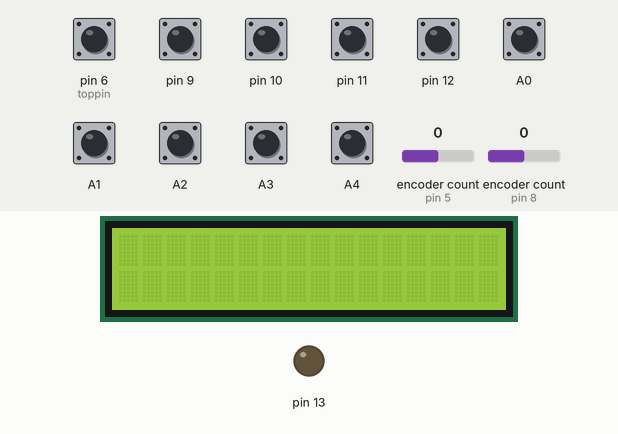
A sketch run on a simulated Arduino Uno, built with avr-gcc and run on an emulated ATmega328P. Parts: 16×2 character LCD, output pins drawn as LEDs (lit = HIGH). The test bench sets the inputs (shaded band); at power-on: A0–4, pin 6 (toppin), pin 9–12 HIGH, encoder count (sensors on pin 5, pin 8) 0.

Above: at 1.2 s.
1.3 s: encoder count (sensor on pin 5) set to 1
At 2.2 s:
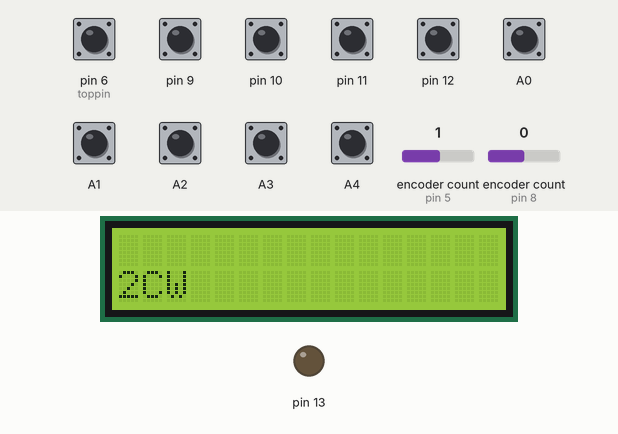
2.8 s: encoder count (sensor on pin 8) set to 1
At 3.4 s:
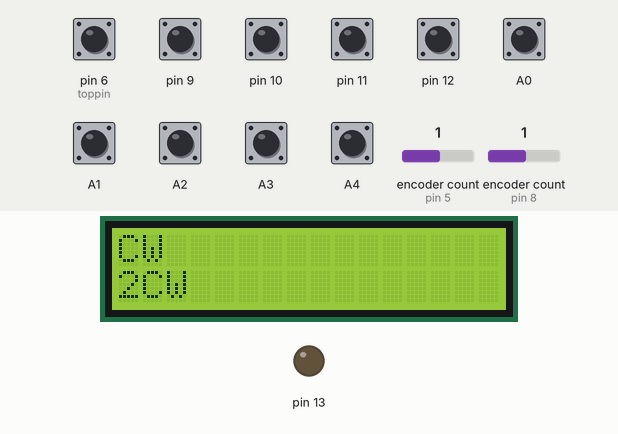
4.3 s: pin 6 (toppin) pulled LOW for 0.15 s
At 4.6 s:
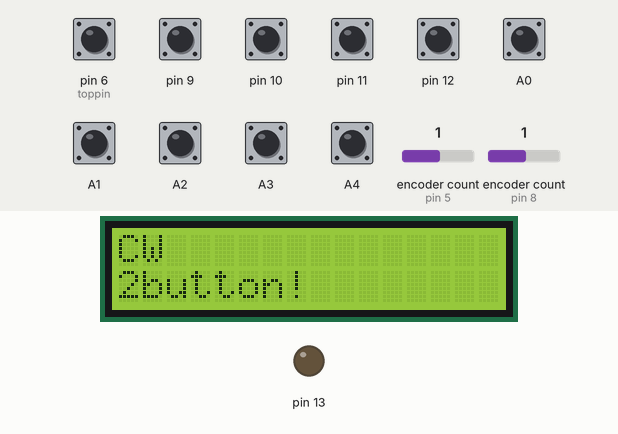
5.9 s: pin 10 pulled LOW for 0.15 s
At 6.5 s:
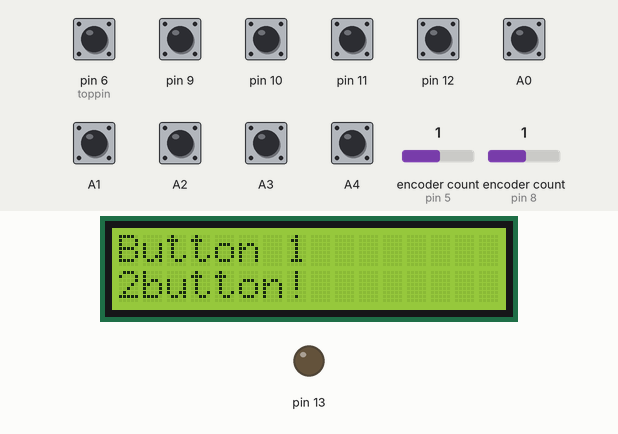
7.5 s: encoder count (sensor on pin 5) set to 2
At 8.1 s:
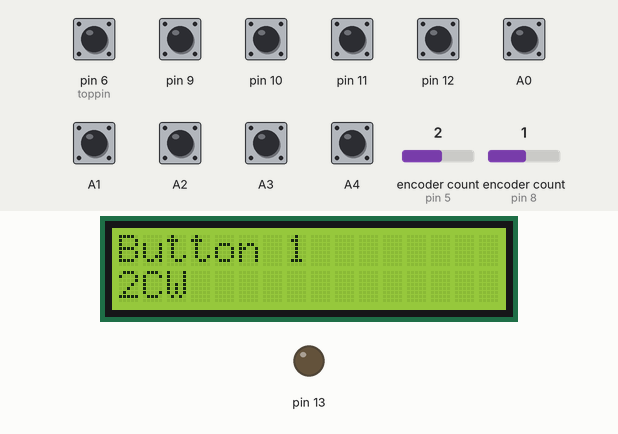
9.0 s: encoder count (sensor on pin 8) set to 0
At 9.3 s:
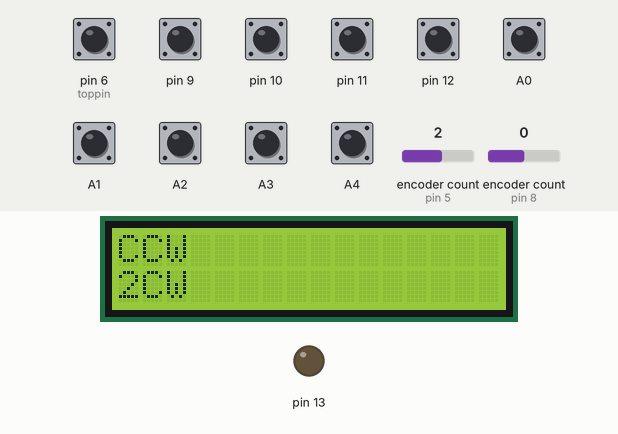
Timing chart, 0 to 11.5 s (numbered marks = the images above; inputs shaded):
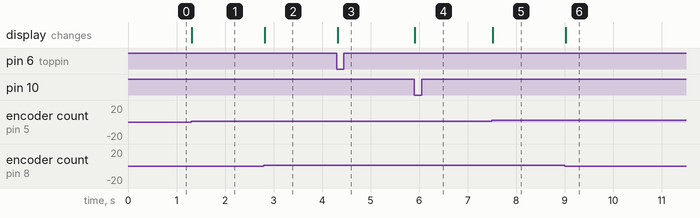

The sketch:

Button_test.ino
```cpp
#include <LiquidTWI.h>
#include <Wire.h>
#include <ClickEncoder.h>
#include <TimerOne.h>
LiquidTWI lcd(0);
ClickEncoder *encoder1, *encoder2;
int16_t last1, value1, last2, value2;
void timerIsr() {
  encoder1->service();
  encoder2->service();
}
void setup(){
  pinMode(10, INPUT_PULLUP);
  pinMode(11, INPUT_PULLUP);
  pinMode(12, INPUT_PULLUP);
  pinMode(A0, INPUT_PULLUP);
  pinMode(A1, INPUT_PULLUP);
  pinMode(A2, INPUT_PULLUP);
  pinMode(A3, INPUT_PULLUP);
  pinMode(A4, INPUT_PULLUP);
  pinMode(13, OUTPUT);
  Serial.begin(9600);
  encoder1 = new ClickEncoder(8, 7, 9);
  encoder2 = new ClickEncoder(5, 4);
  encoder1->setAccelerationEnabled(0);
  encoder2->setAccelerationEnabled(0);
  lcd.begin(16, 2);
  lcd.clear();
  Timer1.initialize(1000);
  Timer1.attachInterrupt(timerIsr);
  pinMode(6, INPUT_PULLUP);}
int toppin = 6;

void loop(){
    //top encoder read
  value1 += encoder1->getValue();
  if (value1 == last1) {
  }
  else if (value1 < last1) {
    last1 = value1;
    lcd.setCursor(0, 0);
    lcd.print("             ");
    lcd.setCursor(0, 0);
    lcd.print("CCW");
  }
  else if (value1 > last1) {
    last1 = value1;
    lcd.setCursor(0, 0);
    lcd.print("             ");
    lcd.setCursor(0, 0);
    lcd.print("CW");
  }

  ClickEncoder::Button b = encoder1->getButton();
  if (b != ClickEncoder::Open) {
    Serial.print("Button: ");
    #define VERBOSECASE(label) case label: Serial.println(#label); break;
    switch (b) {
      VERBOSECASE(ClickEncoder::Pressed);
      VERBOSECASE(ClickEncoder::Held)
      VERBOSECASE(ClickEncoder::Released)
      VERBOSECASE(ClickEncoder::Clicked)
      case ClickEncoder::DoubleClicked:
          lcd.setCursor(0, 0);
          lcd.print("             ");
          lcd.setCursor(0, 0);
          lcd.print("button!");
      break;
    }
  }
  //bottom encoder read
  value2 += encoder2->getValue();
  if (value2 == last2) {
  }
  else if (value2 < last2) {
    last2 = value2;
    lcd.setCursor(0, 1);
    lcd.print("             ");
    lcd.setCursor(0, 1);
    lcd.print("2CCW");
  }
  else if (value2 > last2) {
    last2 = value2;
    lcd.setCursor(0, 1);
    lcd.print("             ");
    lcd.setCursor(0, 1);
    lcd.print("2CW");
  }

  int top = digitalRead(toppin);
  if (top == LOW) {
     lcd.setCursor(0, 1);
     lcd.print("             ");
     lcd.setCursor(0, 1);
     lcd.print("2button!");
  }
  lcd.setCursor(0, 0);
  int button1 = digitalRead(10);
  int button2 = digitalRead(A0);
  int button3 = digitalRead(A2);
  int button4 = digitalRead(A1);
  int button5 = digitalRead(11);
  int button6 = digitalRead(12);
  int button7 = digitalRead(A4);
  int button8 = digitalRead(A3);
  if (button1 == LOW) {
    lcd.print("Button 1");}
  else if (button2 == LOW) {
    lcd.print("Button 2");}
  else if (button3 == LOW) {
    lcd.print("Button 3");}
  else if (button4 == LOW) {
    lcd.print("Button 4");}
  else if (button5 == LOW) {
    lcd.print("Button 5");}
  else if (button6 == LOW) {
    lcd.print("Button 6");}
  else if (button7 == LOW) {
    lcd.print("Button 7");}
  else if (button8 == LOW) {
    lcd.print("Button 8");}
}
```

Measured:
- after the input at 1.3 s, the display: changes at once (image 1)
- after the input at 2.8 s, the display: changes at once (image 2)
- after the input at 4.3 s, the display: changes at once (image 3)
- after the input at 5.9 s, the display: changes at once (image 4)
- after the input at 7.5 s, the display: changes at once (image 5)
- after the input at 9.0 s, the display: changes at once (image 6)
